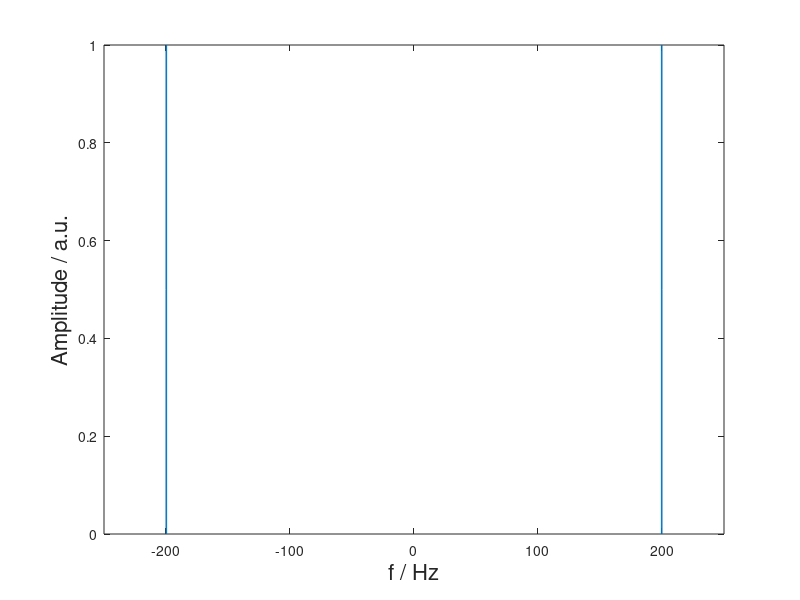
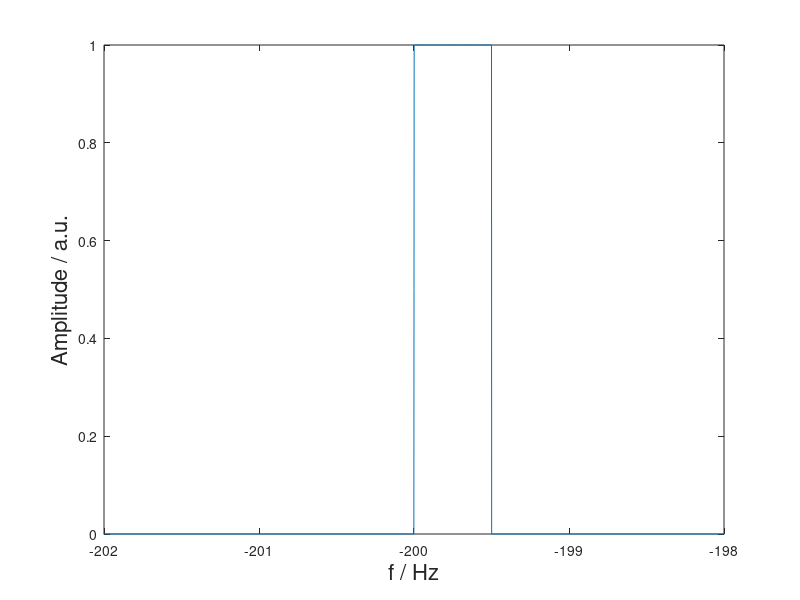
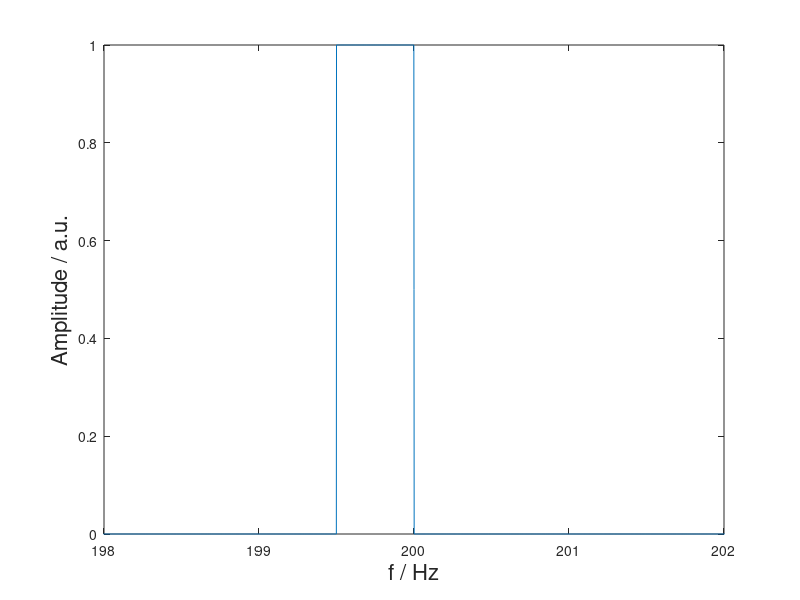

Write MATLAB code to recreate these figures, in order.
clc;
clear;
close all;
f = -250:0.001:250;
Pi = @(x) ((x >= -0.5) & (x <= 0.5));
Y = 0.5 * Pi(f - 200) + 0.5 * Pi(f + 200) - 0.5 * sign(f - 200) .* Pi(f - 200) + 0.5 * sign(f + 200) .* Pi(f + 200);
figure(1);
plot(f, Y);
xlabel('f / Hz', 'fontsize', 16);
ylabel('Amplitude / a.u.', 'fontsize', 16);
xlim([-250,250]);
figure(2);
plot(f, Y);
xlabel('f / Hz', 'fontsize', 16);
ylabel('Amplitude / a.u.', 'fontsize', 16);
xlim([-202,-198]);
figure(3);
plot(f, Y);
xlabel('f / Hz', 'fontsize', 16);
ylabel('Amplitude / a.u.', 'fontsize', 16);
xlim([198,202]);
